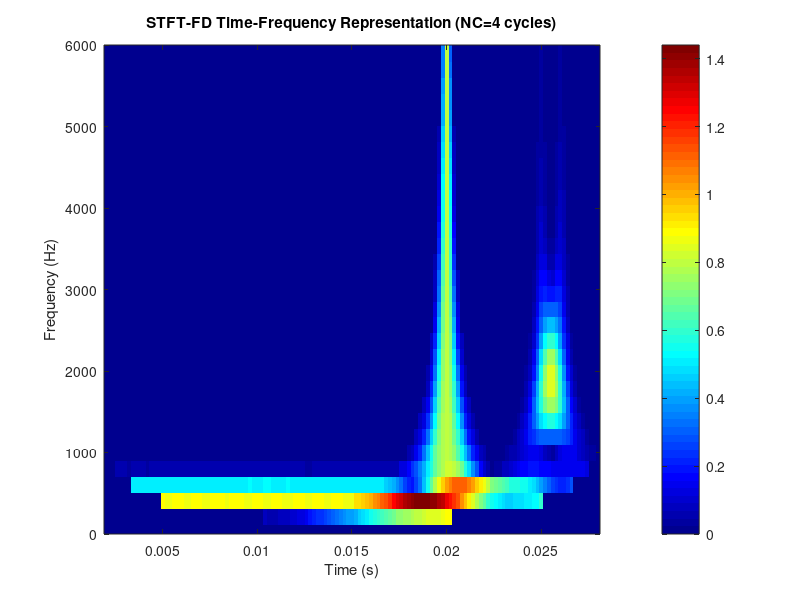

The MATLAB script that drew this image:
clear; clc;

%% ===============================
% 1. 生成合成信号（含噪声）
%% ===============================
N  = 3000;
Ts = 1e-5;
t  = (0:N-1)*Ts;

% 信号 x1(t)
T1 = 211 * 1e-5;
x1 = 5e-3 * sin(2*pi*t / T1);

% 信号 x2(t)
x2 = zeros(size(t));
x2(2000) = 0.8;

% 信号 x3(t)
T3 = 51 * 1e-5;
x3 = zeros(size(t));
x3(2500+1:2600) = 2e-2*sin(2*pi*t(2501:2600)/T3);

% 合成信号
x = x1 + x2 + x3;

% 添加 40 dB 噪声
x = awgn(x, 40, 'measured');

%% ===============================
% 2. STFT-FD 参数
%% ===============================
fs = 1/Ts;
NC = 4;   % 每个频率 4 个周期窗口

% 定义频率轴 (论文常用 0~fs/2)
F = linspace(10, fs/2, 256);  
NF = length(F);

% 时间位置
Tpos = 200 : 20 : 2800;  
NT = length(Tpos);

STFT_FD = zeros(NF, NT);

%% ===============================
% 3. 逐频率计算频率依赖窗长并计算 DFT 第 (1+NC) 项
%% ===============================
for fi = 1:NF
    f = F(fi);

    % ===== 频率依赖窗长 (样本数) =====
    NW = round(NC * fs / f);   

    if mod(NW,2)==1
        NW = NW+1;   % 必须偶数长度，方便对称
    end

    % ===== 生成对称 Hamming 窗 =====
    w = hamming(NW, "symmetric")';

    % ===== 半窗长度 =====
    L = NW/2;

    % ===== 遍历所有时间点 =====
    for ti = 1:NT
        t0 = Tpos(ti);

        % 窗区间
        idx1 = t0 - L + 1;
        idx2 = t0 + L;

        if idx1 < 1 || idx2 > N
            STFT_FD(fi, ti) = 0;
            continue;
        end

        % 取窗内信号
        x_win = x(idx1:idx2);

        % 加窗
        wx = x_win .* w;

        % ====== 仅计算 DFT 的第 (1 + NC) 项 (论文公式 5、6) ======
        k = 1 + NC;
        n = 1:NW;
        Xk = sum(wx .* exp(-1j*2*pi*(k-1)*(n-1)/NW));

        STFT_FD(fi, ti) = Xk;
    end
end

%% ===============================
% 4. 绘制时频图（幅度谱）
%% ===============================
figure;
imagesc(Tpos*Ts, F, abs(STFT_FD));
axis xy;
xlabel("Time (s)");
ylabel("Frequency (Hz)");
ylim([0 6000]);   % 放大到 0-200 Hz
title("STFT-FD Time-Frequency Representation (NC=4 cycles)");
colorbar;
colormap jet;
